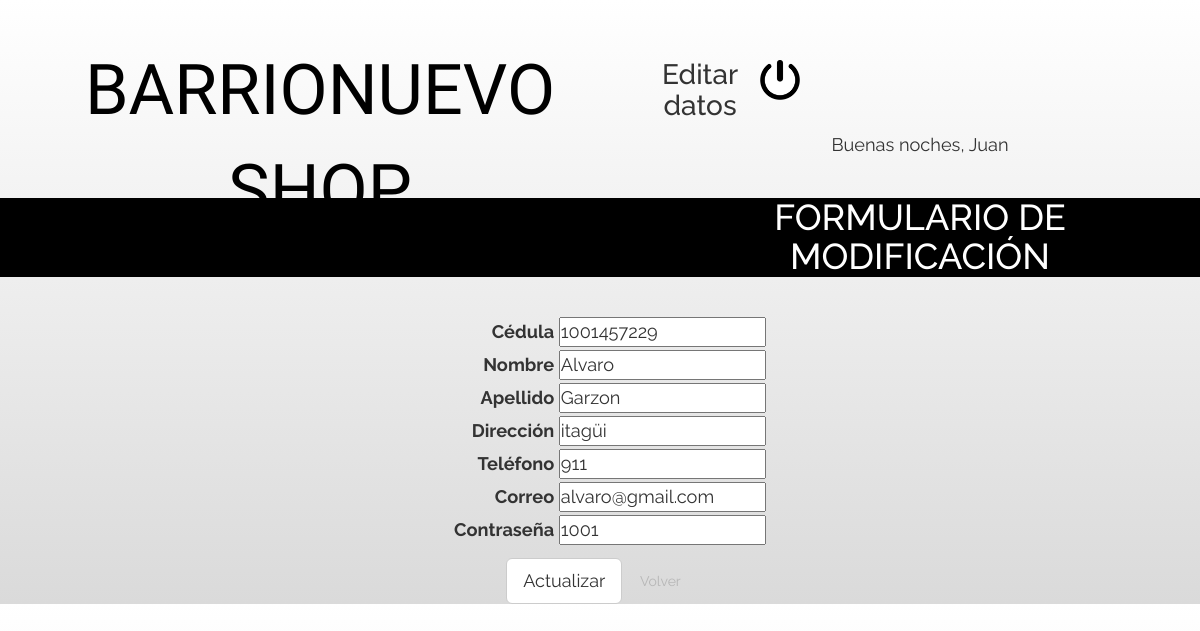
/editar.php?ID=1001457229 (signed in), run on the app's committed database.
### tables this page shows
CREATE TABLE `personas` (
  `cedula` int(100) NOT NULL,
  `nombre` text NOT NULL,
  `apellido` text NOT NULL,
  `direccion` varchar(100) NOT NULL,
  `telefono` int(100) NOT NULL,
  `correo` varchar(100) NOT NULL,
  `tipousu` int(100) NOT NULL,
  `claveusu` varchar(100) NOT NULL
);

### editar.php (the view, shortened to what this page needs)
<!DOCTYPE html>
<html lang="es">
<link rel="stylesheet" href="https://maxcdn.bootstrapcdn.com/bootstrap/3.3.7/css/bootstrap.min.css">
<link rel="stylesheet" type="text/css" href="css/stylos.css">
	<a href="cierre.php"><img src="images/cierre.jpg" class="cierreSesion" title="Cerrar sesión"> </a><br>
	</head>
	<body>
		<header>
			<p class="titulo" >BARRIONUEVO SHOP </p>
		</header><br>
			<h2 class="busqueda">Editar datos</h2>
			<section>
<?php
include_once("conexion.php");
if (isset($_SESSION['entrar'])) {
$cedula =$_REQUEST['ID'];
if ($cedula >0) {
$consulta="SELECT * FROM personas where cedula=".$cedula;
$resultado=mysqli_query($conexion, $consulta)or die("error al conectar con la base de datos");
	$correo = $_SESSION['usuario'];
	$sql="SELECT nombre FROM personas WHERE correo='$correo'";
	$resultado1=$conexion->query($sql);
	$rows=$resultado1->fetch_assoc();
	$nombre=$rows['nombre'];
    $date = date ("H");
    if ($date < 12) {echo "<section class='welcome'>Buenos días, ".$nombre."</section>";}
    else if ($date < 18) {echo "<section class='welcome'>Buenas tardes, ".$nombre."</section>";}
    else {echo "<section class='welcome'>Buenas noches, ".$nombre."</section>";}
if (mysqli_num_rows($resultado)>0) {
while ($fila=mysqli_fetch_array($resultado)) {
extract($fila);
	?>
	<h1 class="tituEditar">FORMULARIO DE MODIFICACIÓN</h1>
	<p><br>
	<form method="POST" name="frmdatos" action="editar2.php"class="formularioEditar">
	<div>
	<label>C&eacute;dula</label>
	<input  name="cedula" type="number" id="txtcedula" value="<?php echo $fila['cedula'];?>">
	</div>
<div>
<label>Nombre</label>
<input name="nombre" type="text" id="txtNombre" value="<?php echo $fila['nombre'];?>">
</div>
<div>
<label>Apellido</label>
<input name="apellido" type="text" id="txtEdad" value="<?php echo $fila['apellido'];?>">
</div>
<div>
<label>Dirección</label>
<input  name="direccion" type="varchar" id="numdireccion" value="<?php echo $fila['direccion'];?>">
</div>
<div>
<label>Teléfono</label>
<input  name="telefono" type="num" id="numtelefono" value="<?php echo $fila['telefono'];?>">
</div>
<div>
<label>Correo</label>
<input  name="correos" type="email" id="txtcorreo" value="<?php echo $fila['correo'];?>">
</div>
<div>
<label>Contraseña</label>
<input  name="claveusu" type="num" id="txtcontraseña" value="<?php echo $fila['claveusu'];?>">
</div>
<p>
<div align="center">
  <button type="submit" class="btn btn-default btn-lg">Actualizar</button>
  <a href="bus.php" class="btn ">Volver</a>
</div>
</form>
</section>
<?php
}
}
}
else
{
	echo "<p align='center'>Cédula no encontrada</p>";
}
}
?>
</body>
</html>

### css/stylos.css (style rules this page uses)
* { margin:0; padding:0; }
.titulo, .titulo_admin { font-family:"Ruda"; font-size: 5em; text-align: center; color: black; margin: 20px; float: left; width: 50%; }
a { color: #B6B6B6; text-decoration: none; }
label { display: inline-block; width: 120px; text-align: right; }
.cierreSesion { width: 40px; height: 40px; float: right; margin-right: 400px; margin-top: 60px; }
.welcome { font-family: Raleway; font-size: 1.3em; text-align: center; }
.busqueda { font-family: Raleway; font-size: 2em; text-align: center; }
.formularioEditar { font-family: Raleway; text-align: center; font-size: 1.3em; }
.tituEditar { text-align: center; width: 100%; font-family: Raleway; background-color: black; color: white; }
body { background: linear-gradient(white, #DADADA); }

### data on the page
personas: nombre "Juan"
personas: cedula "1001457229", nombre "Alvaro", apellido "Garzon", direccion "itagüi", telefono "911", correos "alvaro@gmail.com", claveusu "1001"
